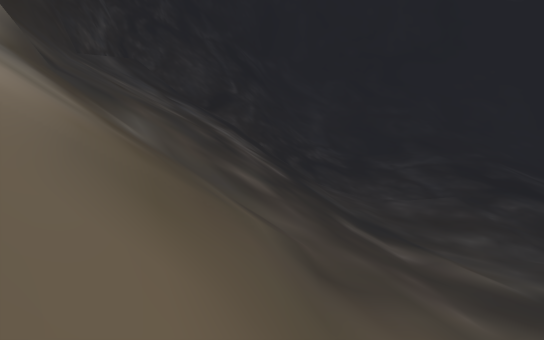
View 1 (above)

18 first-person views from a walk through a scene from a Unity 3-D project. The camera is 1.5 m above the floor, tilts 6° down and sees 75° across. The floor is counted in squares, 2.12 m on a side. Each view is taken from the middle of a square. On the plan, view 1 faces up. The plan holds only what a view shows up to about 11 squares ahead; the rest is blank. The place goes on beyond the plan. The player is left out. Some surface patterns are stand-ins.

View 2
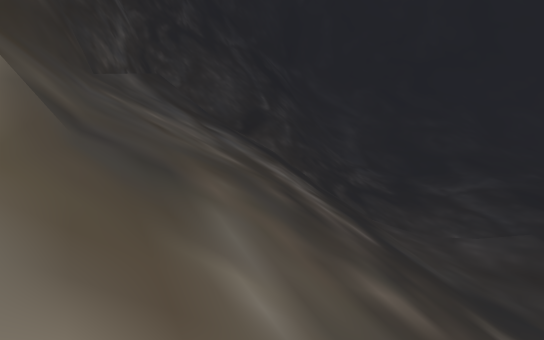

View 3
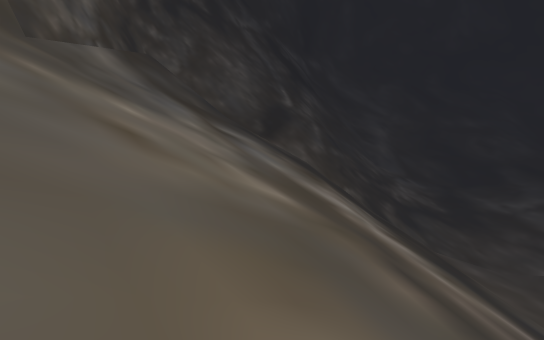

View 4
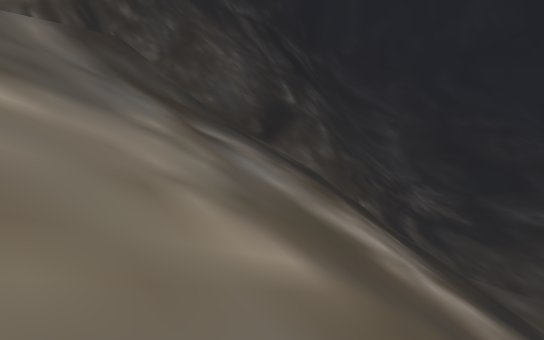

View 5
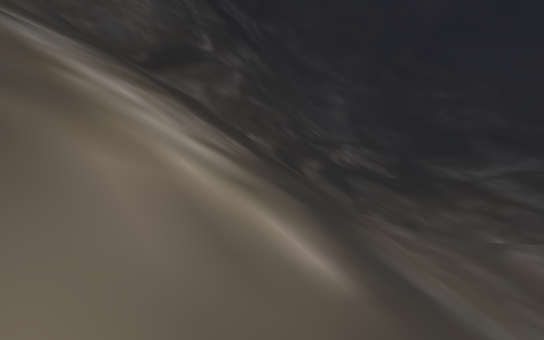

View 6
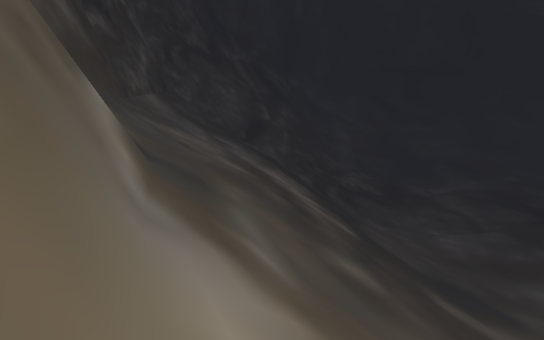

View 7
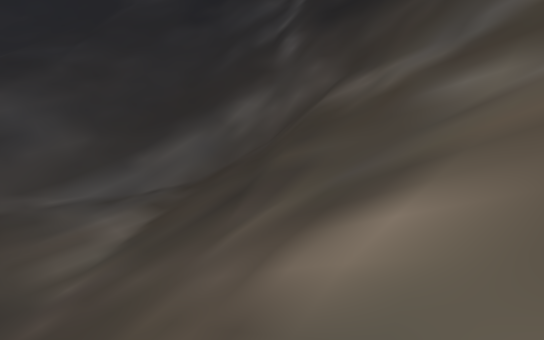

View 8
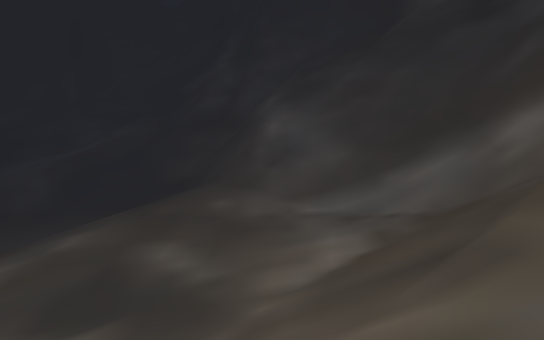

View 9
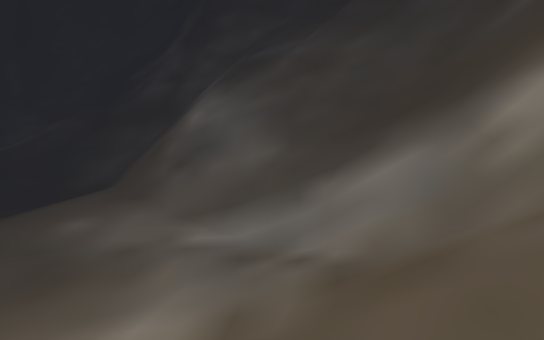

View 10
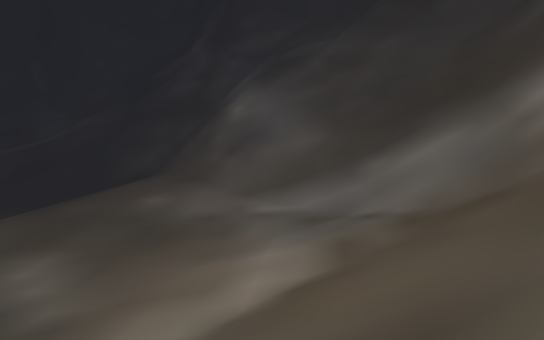

View 11
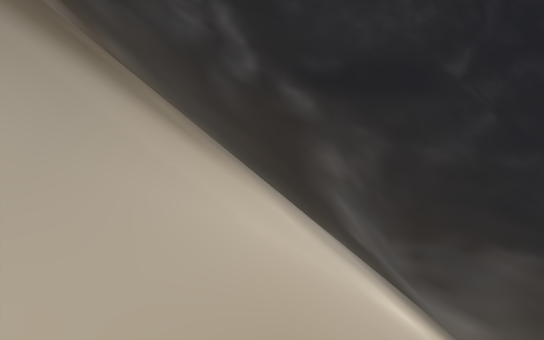

View 12
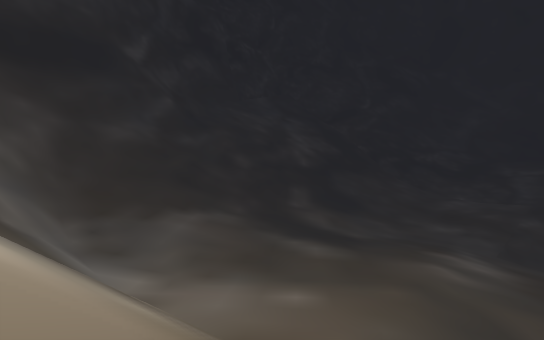

View 13
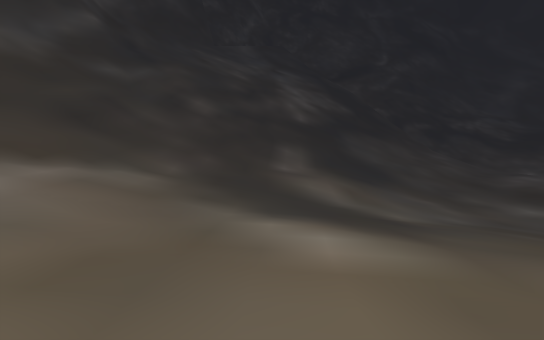

View 14
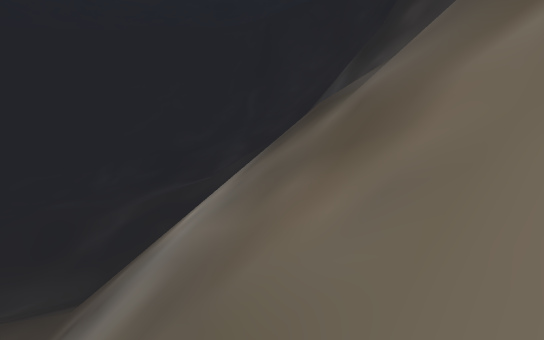

View 15
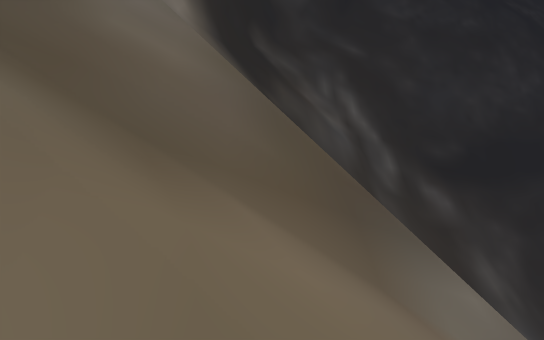

View 16
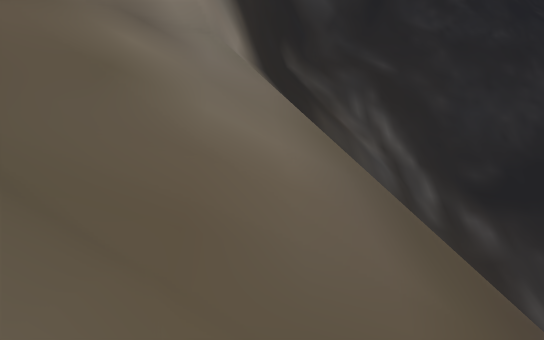

View 17
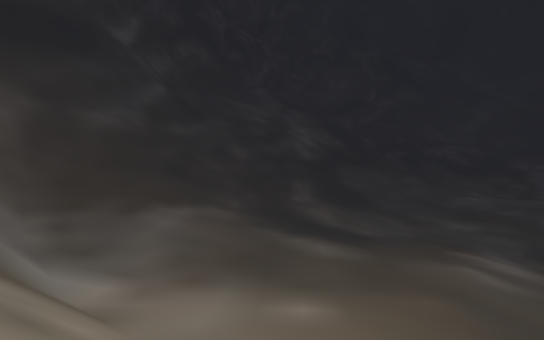

View 18
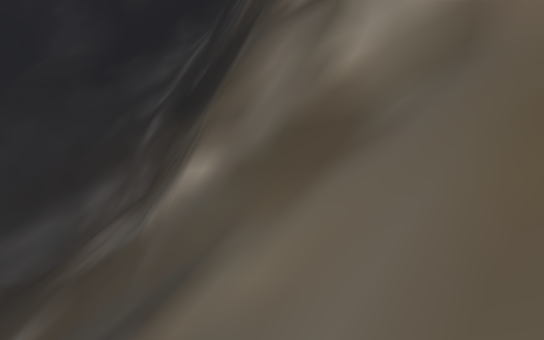

### Floor plan
Key: @ floor where view 1 was taken; # wall or solid block; . main floor; : floor 0.75 m higher than the main floor; - floor 0.75 m lower than the main floor; + floor 1.5 m higher than the main floor; _ floor 1.75 m lower than the main floor; < floor 2.5 m lower than the main floor; * floor 8 m higher than the main floor; / step, stairs or slope.
Columns run from 7 left of view 1 to 14 right of it. Each row starts with its distance up from view 1.
 20    #///#/////../
 19  ###///#/////--/
 18 ###///////..-__
 17 #/////////..___
 16 #/////////./__
 15 #/////////./_
 14 #/////////./___
 13 #///////////____
 12 #///////////__<<
 11 #////////////_<<
 10 #/////////.//___
  9  /////////.//____//
  8  #////////.//____/_/
  7  #////////:./----/_/
  6  ###//////:./-.../-/
  5   ##//////:./....../
  4    ##/////:......../
  3     #/////+:.....:./
  2     #/////+:....:::/
  1     #*////++:::::++///
  0     ##/@//++::::+++///
 -1      ###//+++::++++//
 -2       ####//////////
 -3         ##//////////
 -4          #///////////
 -5          #///////////
 -6          #//////////
 -7          ####///////
 -8            ######///
 -9                 ///
-10                 ////
-11               #////
-12               ##//

Positions as (right, up) in squares from view 1, and headings:
1: (0, 0), facing up
2: (-2, 3), facing up
3: (-3, 7), facing up
4: (-3, 9), facing up
5: (0, 9), facing up
6: (-2, 1), facing up
7: (0, 9), facing down
8: (-1, 8), facing down-right
9: (0, 3), facing down-right
10: (0, 5), facing down-right
11: (13, -5), facing left
12: (13, -4), facing up-left
13: (9, 1), facing up-left
14: (4, -6), facing right
15: (12, -10), facing left
16: (11, -11), facing left
17: (12, -3), facing up-left
18: (-5, 9), facing down
